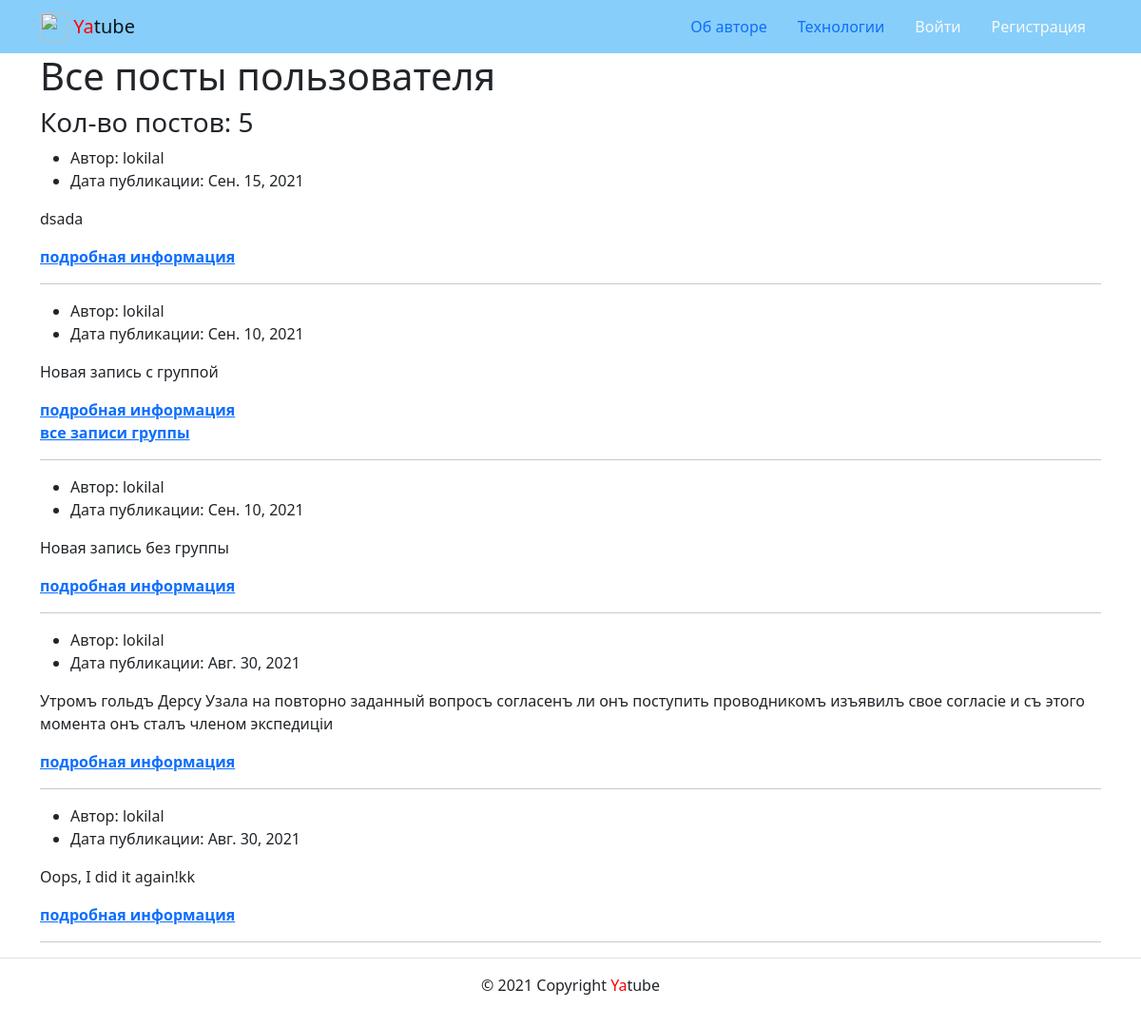
The page /profile/lokilal/ on the database as committed earlier.
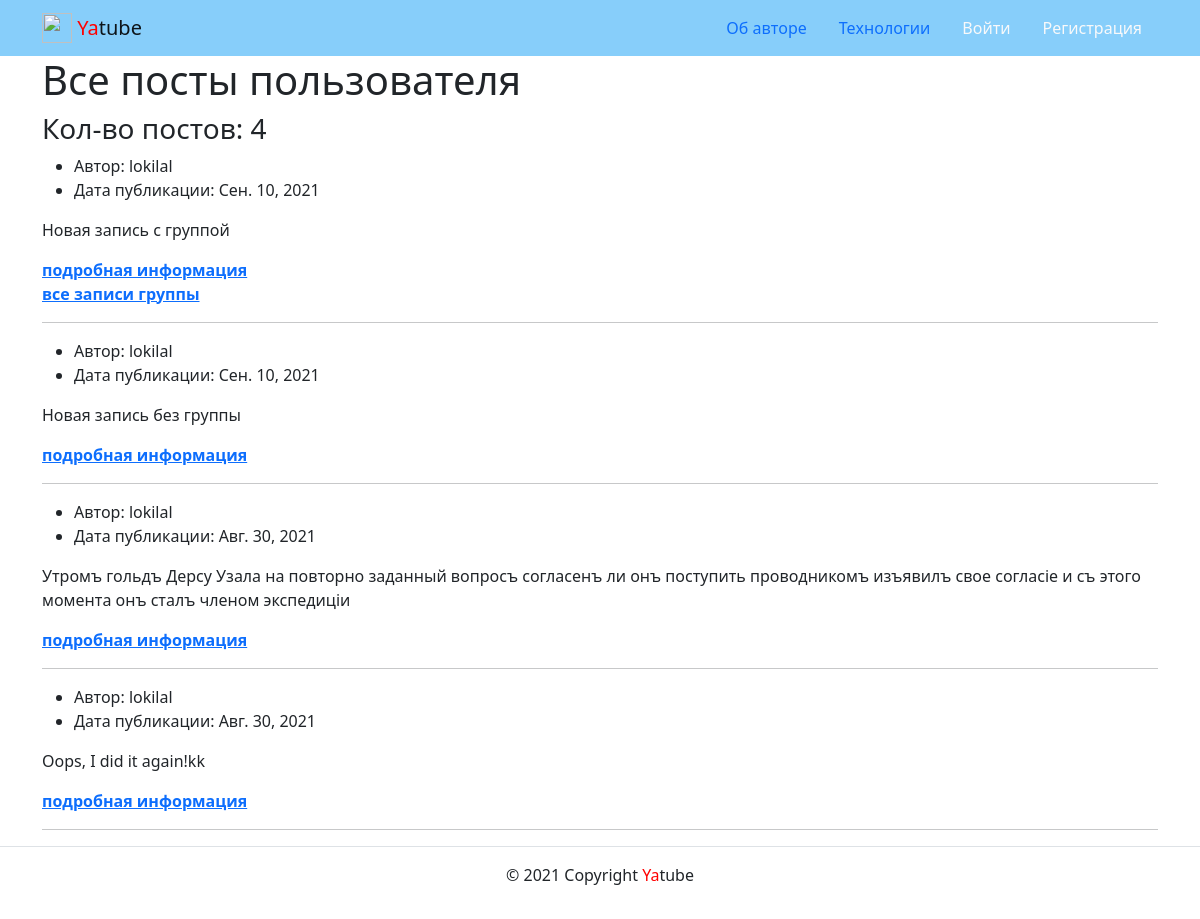
The same page on the database as committed later.
### posts/models.py (models this page shows, shortened)
class Post(models.Model):
    text = models.TextField()
    pub_date = models.DateTimeField(auto_now_add=True)
    author = models.ForeignKey(
        User,
        on_delete=models.CASCADE,
        related_name='posts'
    )
    group = models.ForeignKey(
        Group,
        on_delete=models.SET_NULL,
        blank=True, null=True,
        related_name='posts'
    )
    image = models.ImageField(
        'Картинка',
        upload_to='posts/',
        blank=True
    )
    class Meta:
        ordering = ['-pub_date']
        verbose_name = 'Пост'
        verbose_name_plural = 'Посты'

### posts/views.py (the view)
# urls.py: path('profile/<str:username>/', views.profile, name='profile'),
def profile(request, username):
    profile_author = get_object_or_404(User, username=username)
    post_list = profile_author.posts.all()
    paginator = Paginator(post_list, 10)
    page_number = request.GET.get('page')
    page_obj = paginator.get_page(page_number)
    context = {
        'profile': profile_author,
        'page_obj': page_obj
    }
    return render(request, 'posts/profile.html', context)

### templates/posts/profile.html (shortened to what this page needs)
{% extends 'base.html' %}
{% load thumbnail %}
{% block content %}
<h1>Все посты пользователя {{ profile.get_full_name }} </h1>
<h3>Кол-во постов: {{ profile.posts.count }} </h3>
    {% for post in page_obj %}
            <article>
            <ul>
                <li>
                    Автор: {{ post.author }}
                </li>
                <li>
                    Дата публикации: {{ post.pub_date|date }}
                </li>
            </ul>
            <p>
                {{ post.text|linebreaks }}
            </p>
                <dl>
                    <dt>
                <a href="{% url 'posts:post_detail' post.pk %}">подробная информация </a>
                </dt>
                    <dt>
                     {% if post.group %}
                        <a href="{% url 'posts:group_list' post.group.slug %}">все записи группы</a>
                    {% endif %}
                </dt>
                </dl>
            <hr>
            </article>
  {% endfor %}
{% endblock %}

Rows that differ between the two databases and show on the page:
removed Post: author "lokilal", pub_date "Сен. 15, 2021", text "dsada"
Other text that changed with them:
{{ profile.posts.count }}: "5" → "4"
